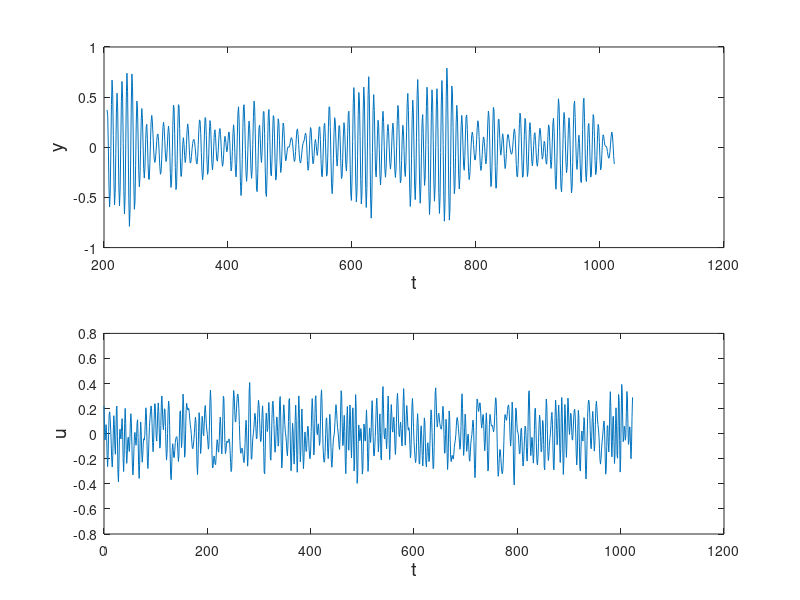

MATLAB code to generate this figure: (Note: this script raises an error after producing the figure.)
data = load("data_robot_arm.mat");
u = data.u;
y = data.y;
Ts = 1;
n = length(u)
t = 0:Ts:(length(u)-1)*Ts;

prop = 0.2;
n_train = round(prop * n);
n_test = n - n_train;

u_train = u(1:n_train);
u_test = u(n_train+1:end);
y_train = y(1:n_train);
y_test = y(n_train+1:end);
t_train = t(1:n_train);
t_test = t(n_train+1:end);

disp(['Taille de u_train : ', num2str(length(u_train))]);
disp(['Taille de u_test : ', num2str(length(u_test))]);

%% Visualisation des signaux
figure; 
subplot(2,1,1)
plot(t_test,y_test);
ylabel('y','fontsize',14)
xlabel('t','fontsize',14)
subplot(2,1,2)
plot(t,u)
ylabel('u','fontsize',14)
xlabel('t','fontsize',14)
ylim([-a-.2 a+.2])


%% 1. Créer un objet iddata
data_train = iddata(y_train, u_train, Ts);
%% 2. Appliquer l'algo n4sid pour identifier un modèle d'état

nx_max = 10; % Ordre maximal du modèle
model = n4sid(data_train, nx_max);


data_val = iddata(y_test, u_test, Ts);

y_val = lsim(model, u_test);

[data_model, FIT] = compare(data_val, model);
